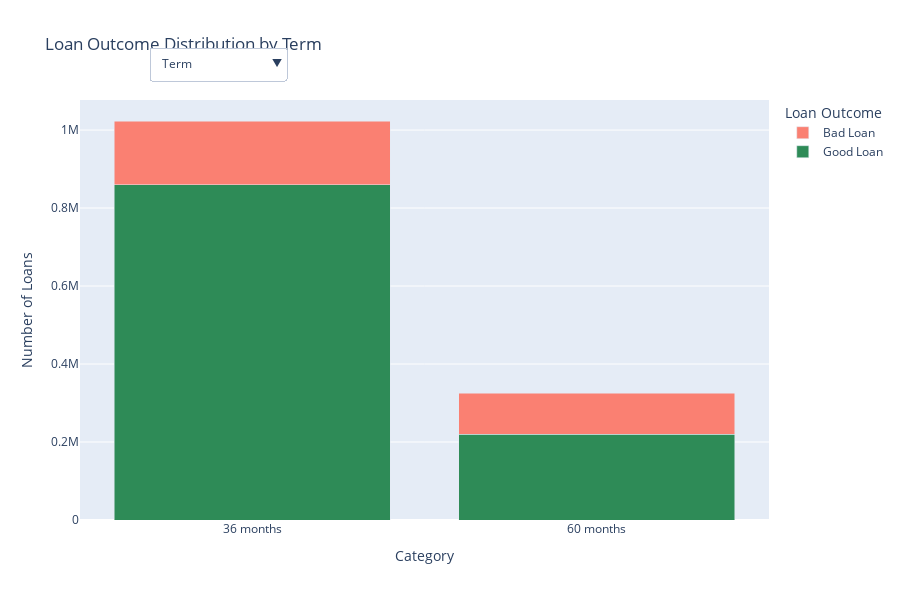

The notebook cell this image was saved under:
### Markdown cell above
### Categorical Feature Analysis: An Interactive View of Risk Factors

Instead of static, individual plots, this interactive chart provides a consolidated view of key categorical features. Use the dropdown menu to switch between `term`, `sub_grade`, and `home_ownership`.

Each bar represents a specific category, segmented by the outcome of the loans within it. This allows for a direct comparison of the distribution and risk profile across different applicant and loan attributes. Hover over any segment to see the exact count.

**Key Insights from the Chart**:

* **Term**: You can clearly see that 60 month loans have a significantly higher proportion of bad loans compared to 36 month loans.
* **Sub-Grade**: As the sub-grade worsens (from A1 to G5), the proportion of the red "Bad Loan" segment steadily increases, visually confirming that sub-grade is a powerful predictor of risk.
* **Home Ownership**: Loans for applicants who RENT have a visibly higher proportion of defaults compared to those with a MORTGAGE.

### Code cell
categorical_features = ['term', 'sub_grade', 'home_ownership']

# Create a figure with a dropdown menu
fig = go.Figure()

# Add a trace for each feature, initially setting only the first one to visible
for i, feature in enumerate(categorical_features):

    # 1. Group by the original numeric 'loan_status_binary' column
    counts = loan_data.groupby([feature, 'loan_status_binary']).size().reset_index(name='count')
    
    # 2. Map binary outcome to readable strings on the temporary 'counts' DataFrame, not the original 'loan_data'
    counts['loan_status_str'] = counts['loan_status_binary'].map({1: 'Good Loan', 0: 'Bad Loan'})
    
    # Create a bar trace for each outcome (Good Loan, Bad Loan)
    for outcome, color in [('Good Loan', 'seagreen'), ('Bad Loan', 'salmon')]:
        # 3. Use the new column from the 'counts' DataFrame for filtering
        subset = counts[counts['loan_status_str'] == outcome]
        fig.add_trace(go.Bar(
            x=subset[feature],
            y=subset['count'],
            name=outcome,
            marker_color=color,
            visible=(i == 0)
        ))

# Create the dropdown buttons
buttons = []
traces_per_feature = 2  # Good Loan + Bad Loan

for i, feature in enumerate(categorical_features):
    visibility = [False] * (len(categorical_features) * traces_per_feature)
    visibility[i*traces_per_feature : (i+1)*traces_per_feature] = [True, True]
    
    buttons.append(dict(
        label=feature.replace('_', ' ').title(),
        method='update',
        args=[{'visible': visibility},
              {'title': f'Loan Outcome Distribution by {feature.replace("_", " ").title()}'}]
    ))

# Update layout with the dropdown menu and titles
fig.update_layout(
    updatemenus=[dict(
        active=0,
        buttons=buttons,
        direction="down",
        pad={"r": 10, "t": 10},
        showactive=True,
        x=0.1,
        xanchor="left",
        y=1.15,
        yanchor="top"
    )],
    title_text='Loan Outcome Distribution by Term', # Initial title
    xaxis_title="Category",
    yaxis_title="Number of Loans",
    barmode='stack',
    legend_title='Loan Outcome',
    height=600
)

fig.show()

### Figure 1 — Plotly figure (JSON) as saved in the notebook; plotly's stock layout.template omitted (floating-point values rounded to 4 significant figures)
{"data": [{"marker": {"color": "seagreen"}, "name": "Good Loan", "type": "bar", "visible": true, "x": ["36 months", "60 months"], "y": [859280, 219459]}, {"marker": {"color": "salmon"}, "name": "Bad Loan", "type": "bar", "visible": true, "x": ["36 months", "60 months"], "y": [163926, 105434]}, {"marker": {"color": "seagreen"}, "name": "Good Loan", "type": "bar", "visible": false, "x": ["A1", "A2", "A3", "A4", "A5", "B1", "B2", "B3", "B4", "B5", "C1", "C2", "C3", "C4", "C5", "D1", "D2", "D3", "D4", "D5", "E1", "E2", "E3", "E4", "E5", "F1", "F2", "F3", "F4", "F5", "G1", "G2", "G3", "G4", "G5"], "y": [42273, 35453, 35916, 48667, 58670, 63775, 65659, 71264, 70916, 68827, 69364, 62906, 58201, 55979, 50068, 37138, 31669, 27416, 24165, 20005, 15264, 13446, 11346, 9479, 8458, 5795, 3974, 3374, 2554, 2024, 1586, 1103, 805, 648, 552]}, {"marker": {"color": "salmon"}, "name": "Bad Loan", "type": "bar", "visible": false, "x": ["A1", "A2", "A3", "A4", "A5", "B1", "B2", "B3", "B4", "B5", "C1", "C2", "C3", "C4", "C5", "D1", "D2", "D3", "D4", "D5", "E1", "E2", "E3", "E4", "E5", "F1", "F2", "F3", "F4", "F5", "G1", "G2", "G3", "G4", "G5"], "y": [1409, 1737, 2094, 3588, 5386, 7431, 8421, 10637, 12360, 13812, 16254, 16452, 16928, 18575, 17596, 14307, 13315, 12050, 11557, 10035, 8601, 8064, 7153, 6341, 6040, 4238, 3281, 2763, 2347, 1956, 1447, 1057, 839, 675, 614]}, {"marker": {"color": "seagreen"}, "name": "Good Loan", "type": "bar", "visible": false, "x": ["mortgage", "other", "own", "rent"], "y": [551956, 275, 115106, 411258]}, {"marker": {"color": "salmon"}, "name": "Bad Loan", "type": "bar", "visible": false, "x": ["mortgage", "other", "own", "rent"], "y": [114896, 64, 29921, 124441]}], "layout": {"barmode": "stack", "height": 600, "legend": {"title": {"text": "Loan Outcome"}}, "title": {"text": "Loan Outcome Distribution by Term"}, "updatemenus": [{"active": 0, "buttons": [{"args": [{"visible": [true, true, false, false, false, false]}, {"title": "Loan Outcome Distribution by Term"}], "label": "Term", "method": "update"}, {"args": [{"visible": [false, false, true, true, false, false]}, {"title": "Loan Outcome Distribution by Sub Grade"}], "label": "Sub Grade", "method": "update"}, {"args": [{"visible": [false, false, false, false, true, true]}, {"title": "Loan Outcome Distribution by Home Ownership"}], "label": "Home Ownership", "method": "update"}], "direction": "down", "pad": {"r": 10, "t": 10}, "showactive": true, "x": 0.1, "xanchor": "left", "y": 1.15, "yanchor": "top"}], "xaxis": {"title": {"text": "Category"}}, "yaxis": {"title": {"text": "Number of Loans"}}}}
